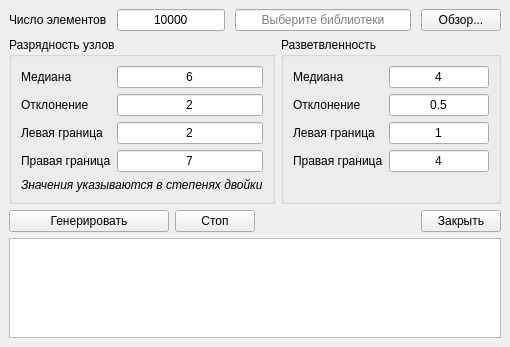
<?xml version="1.0" encoding="UTF-8"?>
<ui version="4.0">
 <class>GeneratorWindow</class>
 <widget class="QMainWindow" name="GeneratorWindow">
  <property name="geometry">
   <rect>
    <x>0</x>
    <y>0</y>
    <width>510</width>
    <height>344</height>
   </rect>
  </property>
  <property name="sizePolicy">
   <sizepolicy hsizetype="Fixed" vsizetype="Fixed">
    <horstretch>0</horstretch>
    <verstretch>0</verstretch>
   </sizepolicy>
  </property>
  <property name="minimumSize">
   <size>
    <width>0</width>
    <height>0</height>
   </size>
  </property>
  <property name="maximumSize">
   <size>
    <width>16777215</width>
    <height>16777215</height>
   </size>
  </property>
  <property name="windowTitle">
   <string>Генератор схем</string>
  </property>
  <widget class="QWidget" name="centralwidget">
   <property name="sizePolicy">
    <sizepolicy hsizetype="Preferred" vsizetype="Fixed">
     <horstretch>0</horstretch>
     <verstretch>0</verstretch>
    </sizepolicy>
   </property>
   <property name="minimumSize">
    <size>
     <width>0</width>
     <height>0</height>
    </size>
   </property>
   <property name="maximumSize">
    <size>
     <width>16777215</width>
     <height>16777215</height>
    </size>
   </property>
   <layout class="QVBoxLayout" name="verticalLayout">
    <item>
     <layout class="QHBoxLayout" name="horizontalLayout">
      <property name="spacing">
       <number>10</number>
      </property>
      <item>
       <widget class="QLabel" name="elementsNumberLabel">
        <property name="sizePolicy">
         <sizepolicy hsizetype="Fixed" vsizetype="Fixed">
          <horstretch>0</horstretch>
          <verstretch>0</verstretch>
         </sizepolicy>
        </property>
        <property name="text">
         <string>Число элементов</string>
        </property>
       </widget>
      </item>
      <item>
       <widget class="QLineEdit" name="elementsNumberText">
        <property name="sizePolicy">
         <sizepolicy hsizetype="Preferred" vsizetype="Fixed">
          <horstretch>0</horstretch>
          <verstretch>0</verstretch>
         </sizepolicy>
        </property>
        <property name="text">
         <string>10000</string>
        </property>
        <property name="alignment">
         <set>Qt::AlignCenter</set>
        </property>
       </widget>
      </item>
      <item>
       <widget class="QLineEdit" name="librariesText">
        <property name="focusPolicy">
         <enum>Qt::NoFocus</enum>
        </property>
        <property name="text">
         <string/>
        </property>
        <property name="alignment">
         <set>Qt::AlignCenter</set>
        </property>
        <property name="readOnly">
         <bool>true</bool>
        </property>
        <property name="placeholderText">
         <string>Выберите библиотеки</string>
        </property>
       </widget>
      </item>
      <item>
       <widget class="QPushButton" name="librariesButton">
        <property name="sizePolicy">
         <sizepolicy hsizetype="Fixed" vsizetype="Fixed">
          <horstretch>0</horstretch>
          <verstretch>0</verstretch>
         </sizepolicy>
        </property>
        <property name="text">
         <string>Обзор...</string>
        </property>
       </widget>
      </item>
     </layout>
    </item>
    <item>
     <layout class="QHBoxLayout" name="horizontalLayout_2">
      <item>
       <widget class="QGroupBox" name="nodeCapacityGroup">
        <property name="sizePolicy">
         <sizepolicy hsizetype="Preferred" vsizetype="Fixed">
          <horstretch>0</horstretch>
          <verstretch>0</verstretch>
         </sizepolicy>
        </property>
        <property name="title">
         <string>Разрядность узлов</string>
        </property>
        <layout class="QFormLayout" name="formLayout">
         <item row="1" column="0">
          <widget class="QLabel" name="nodeCapacityMeanLabel">
           <property name="sizePolicy">
            <sizepolicy hsizetype="Preferred" vsizetype="Preferred">
             <horstretch>0</horstretch>
             <verstretch>0</verstretch>
            </sizepolicy>
           </property>
           <property name="text">
            <string>Медиана</string>
           </property>
          </widget>
         </item>
         <item row="1" column="1">
          <widget class="QLineEdit" name="nodeCapacityMeanText">
           <property name="text">
            <string>6</string>
           </property>
           <property name="alignment">
            <set>Qt::AlignCenter</set>
           </property>
          </widget>
         </item>
         <item row="2" column="0">
          <widget class="QLabel" name="nodeCapacitySigmaLabel">
           <property name="sizePolicy">
            <sizepolicy hsizetype="Preferred" vsizetype="Preferred">
             <horstretch>0</horstretch>
             <verstretch>0</verstretch>
            </sizepolicy>
           </property>
           <property name="text">
            <string>Отклонение</string>
           </property>
          </widget>
         </item>
         <item row="2" column="1">
          <widget class="QLineEdit" name="nodeCapacitySigmaText">
           <property name="text">
            <string>2</string>
           </property>
           <property name="alignment">
            <set>Qt::AlignCenter</set>
           </property>
          </widget>
         </item>
         <item row="3" column="0">
          <widget class="QLabel" name="nodeCapacityLeftLimitLabel">
           <property name="sizePolicy">
            <sizepolicy hsizetype="Preferred" vsizetype="Preferred">
             <horstretch>0</horstretch>
             <verstretch>0</verstretch>
            </sizepolicy>
           </property>
           <property name="text">
            <string>Левая граница</string>
           </property>
          </widget>
         </item>
         <item row="3" column="1">
          <widget class="QLineEdit" name="nodeCapacityLeftLimitText">
           <property name="text">
            <string>2</string>
           </property>
           <property name="alignment">
            <set>Qt::AlignCenter</set>
           </property>
          </widget>
         </item>
         <item row="4" column="0">
          <widget class="QLabel" name="nodeCapacityRightLimitLabel">
           <property name="sizePolicy">
            <sizepolicy hsizetype="Preferred" vsizetype="Preferred">
             <horstretch>0</horstretch>
             <verstretch>0</verstretch>
            </sizepolicy>
           </property>
           <property name="text">
            <string>Правая граница</string>
           </property>
          </widget>
         </item>
         <item row="4" column="1">
          <widget class="QLineEdit" name="nodeCapacityRightLimitText">
           <property name="text">
            <string>7</string>
           </property>
           <property name="alignment">
            <set>Qt::AlignCenter</set>
           </property>
          </widget>
         </item>
         <item row="5" column="0" colspan="2">
          <widget class="QLabel" name="nodeCapacityDescLabel">
           <property name="font">
            <font>
             <italic>true</italic>
             <underline>false</underline>
            </font>
           </property>
           <property name="text">
            <string>Значения указываются в степенях двойки</string>
           </property>
          </widget>
         </item>
        </layout>
       </widget>
      </item>
      <item>
       <widget class="QGroupBox" name="branchingGroup">
        <property name="sizePolicy">
         <sizepolicy hsizetype="Preferred" vsizetype="Expanding">
          <horstretch>0</horstretch>
          <verstretch>0</verstretch>
         </sizepolicy>
        </property>
        <property name="title">
         <string>Разветвленность</string>
        </property>
        <layout class="QFormLayout" name="formLayout_2">
         <item row="0" column="0">
          <widget class="QLabel" name="branchingMeanLabel">
           <property name="text">
            <string>Медиана</string>
           </property>
          </widget>
         </item>
         <item row="0" column="1">
          <widget class="QLineEdit" name="branchingMeanText">
           <property name="text">
            <string>4</string>
           </property>
           <property name="alignment">
            <set>Qt::AlignCenter</set>
           </property>
          </widget>
         </item>
         <item row="1" column="0">
          <widget class="QLabel" name="branchingSigmaLabel">
           <property name="text">
            <string>Отклонение</string>
           </property>
          </widget>
         </item>
         <item row="1" column="1">
          <widget class="QLineEdit" name="branchingSigmaText">
           <property name="text">
            <string>0.5</string>
           </property>
           <property name="alignment">
            <set>Qt::AlignCenter</set>
           </property>
          </widget>
         </item>
         <item row="2" column="0">
          <widget class="QLabel" name="branchingLeftLimitLabel">
           <property name="text">
            <string>Левая граница</string>
           </property>
          </widget>
         </item>
         <item row="2" column="1">
          <widget class="QLineEdit" name="branchingLeftLimitText">
           <property name="text">
            <string>1</string>
           </property>
           <property name="alignment">
            <set>Qt::AlignCenter</set>
           </property>
          </widget>
         </item>
         <item row="3" column="0">
          <widget class="QLabel" name="branchingRightLimitLabel">
           <property name="text">
            <string>Правая граница</string>
           </property>
          </widget>
         </item>
         <item row="3" column="1">
          <widget class="QLineEdit" name="branchingRightLimitText">
           <property name="text">
            <string>4</string>
           </property>
           <property name="alignment">
            <set>Qt::AlignCenter</set>
           </property>
          </widget>
         </item>
        </layout>
       </widget>
      </item>
     </layout>
    </item>
    <item>
     <layout class="QHBoxLayout" name="horizontalLayout_4">
      <item>
       <widget class="QPushButton" name="generateButton">
        <property name="enabled">
         <bool>true</bool>
        </property>
        <property name="sizePolicy">
         <sizepolicy hsizetype="Expanding" vsizetype="Fixed">
          <horstretch>0</horstretch>
          <verstretch>0</verstretch>
         </sizepolicy>
        </property>
        <property name="minimumSize">
         <size>
          <width>0</width>
          <height>0</height>
         </size>
        </property>
        <property name="text">
         <string>Генерировать</string>
        </property>
       </widget>
      </item>
      <item>
       <widget class="QPushButton" name="stopButton">
        <property name="text">
         <string>Стоп</string>
        </property>
       </widget>
      </item>
      <item>
       <spacer name="horizontalSpacer">
        <property name="orientation">
         <enum>Qt::Horizontal</enum>
        </property>
        <property name="sizeHint" stdset="0">
         <size>
          <width>40</width>
          <height>20</height>
         </size>
        </property>
       </spacer>
      </item>
      <item>
       <widget class="QPushButton" name="closeButton">
        <property name="sizePolicy">
         <sizepolicy hsizetype="Fixed" vsizetype="Fixed">
          <horstretch>0</horstretch>
          <verstretch>0</verstretch>
         </sizepolicy>
        </property>
        <property name="text">
         <string>Закрыть</string>
        </property>
       </widget>
      </item>
     </layout>
    </item>
    <item>
     <widget class="QTextBrowser" name="textBrowser">
      <property name="maximumSize">
       <size>
        <width>16777215</width>
        <height>100</height>
       </size>
      </property>
      <property name="lineWrapMode">
       <enum>QTextEdit::NoWrap</enum>
      </property>
     </widget>
    </item>
   </layout>
  </widget>
 </widget>
 <resources/>
 <connections/>
</ui>
